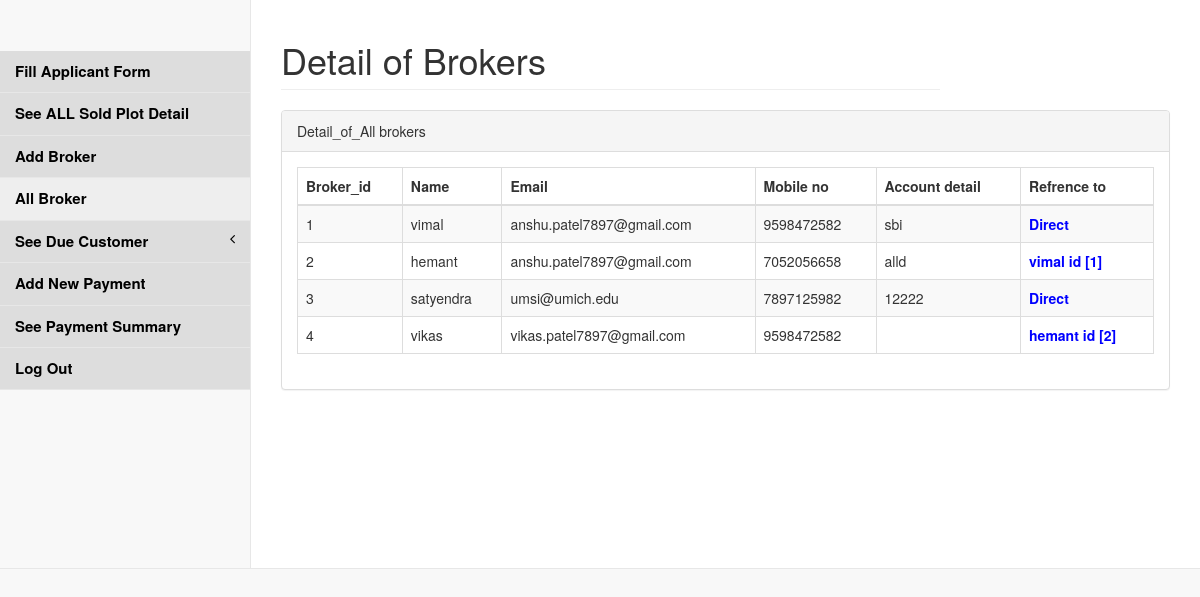
Page /Allbroker.php (signed in) on the committed database.
### tables this page shows
CREATE TABLE IF NOT EXISTS `broker` (
  `bid` int(255) NOT NULL AUTO_INCREMENT,
  `name` varchar(255) NOT NULL,
  `email` varchar(255) NOT NULL,
  `mob` varchar(255) NOT NULL,
  `dor` date NOT NULL,
  `pan` varchar(255) NOT NULL,
  `bankAc` varchar(255) NOT NULL,
  `refid` int(10) NOT NULL,
  PRIMARY KEY (`bid`)
);

### Allbroker.php (the view, shortened to what this page needs)
<?php
include('config.php');
?>
<!DOCTYPE html>
<html lang="en">
<head>
    <link href="vendor/bootstrap/css/bootstrap.min.css" rel="stylesheet">
    <link href="vendor/metisMenu/metisMenu.min.css" rel="stylesheet">
    <link href="vendor/datatables-plugins/dataTables.bootstrap.css" rel="stylesheet">
    <link href="vendor/datatables-responsive/dataTables.responsive.css" rel="stylesheet">
    <link href="dist/css/sb-admin-2.css" rel="stylesheet">
    <link href="vendor/font-awesome/css/font-awesome.min.css" rel="stylesheet" type="text/css">
</head>
<body>
    <div id="wrapper">
        <?php include 'sidebar.php';?>
        <div id="page-wrapper">
            <div class="row">
                <div class="col-lg-9">
                    <h1 class="page-header">Detail of Brokers </h1>
                 </div>
                </div>
			<div class="row">
                <div class="col-lg-12">
                    <div class="panel panel-default">
                        <div class="panel-heading">
                            Detail_of_All brokers
                        </div>
                        <div class="panel-body">
                            <table width="100%" class="table table-striped table-bordered table-hover" id="dataTables-example">
                                <thead>
                                    <tr>
                                        <th>Broker_id</th>
                                        <th>Name </th>
                                        <th>Email</th>
                                        <th>Mobile no</th>
                                        <th>Account detail</th>
                                        <th>Refrence to</th>
                                    </tr>
                                </thead>
                                <tbody>
								       <?php
									     $sql="SELECT * FROM broker";
	                                     $result=mysqli_query($conn, $sql);
                                       while($row=mysqli_fetch_assoc($result)){ ?>
										<tr id="rf">
											<td><?php echo $row['bid']; ?></td>
											<td><?php echo $row['name']; ?></td>
											<td><?php echo $row['email']; ?></td>
											<td><?php echo $row['mob']; ?></td>
											<td><?php echo $row['bankAc']; ?></td>
											<td style="color:blue;font-weight:bold;"><?php
											if($row['refid']==123){
												echo "Direct";
											}else{
												$rid=$row['refid'];
												$sql1="SELECT name,bid FROM broker WHERE bid='$rid'";
												$result1=mysqli_query($conn, $sql1);
												$row1=mysqli_fetch_assoc($result1);
												echo $row1['name']." id [". $row1['bid']."]";
											}
											?></td>
										</tr>
									<?php	}?>
                                </tbody>
                            </table>
                        </div>
                    </div>
                </div>
            </div>
                        </div>
                    </div>
</body>
</html>

### sidebar.php (shortened to what this page needs)
<nav class="navbar navbar-default navbar-static-top" role="navigation" style="margin-bottom:2px">
      <div class="navbar-default sidebar" role="navigation">
          <div class="sidebar-nav navbar-collapse">
              <ul class="nav" id="side-menu">
                  <li>
                      <a href="forms.php">Fill Applicant Form</a>
                  </li>
<li>
                      <a href="Allsoldplotdetail.php">See ALL Sold Plot Detail</a>
                  </li>
<li>
                      <a href="addbroker.php">Add Broker</a>
                  </li>
<li>
                      <a href="Allbroker.php">All Broker</a>
                  </li>
                  <li>
                      <a>See Due Customer<span class="fa arrow"></span></a>
                  </li>
		<li>
                              <a href="addpayment.php">Add New Payment
			</a>
                          </li>
		<li>
                              <a href="plotpaymentdetail.php">See Payment Summary
			</a>
                          </li>
                 <li>
                      <a href="logout.php">Log Out</a>
                  </li>
              </ul>
          </div>
      </div>

### sidebar.php (style rules this page uses)
a { background:#ddd; color:black; font-size:15px; font-weight:bold; }

### rows in the picture
broker: bid "1", name "vimal", email "anshu.patel7897@gmail.com", mob "9598472582", bankAc "sbi", refid "Direct"
broker: bid "2", name "hemant", email "anshu.patel7897@gmail.com", mob "7052056658", bankAc "alld", broker.name "vimal", broker.bid "1"
broker: bid "3", name "satyendra", email "umsi@umich.edu", mob "7897125982", bankAc "12222", refid "Direct"
broker: bid "4", name "vikas", email "vikas.patel7897@gmail.com", mob "9598472582", broker.name "hemant", broker.bid "2"
